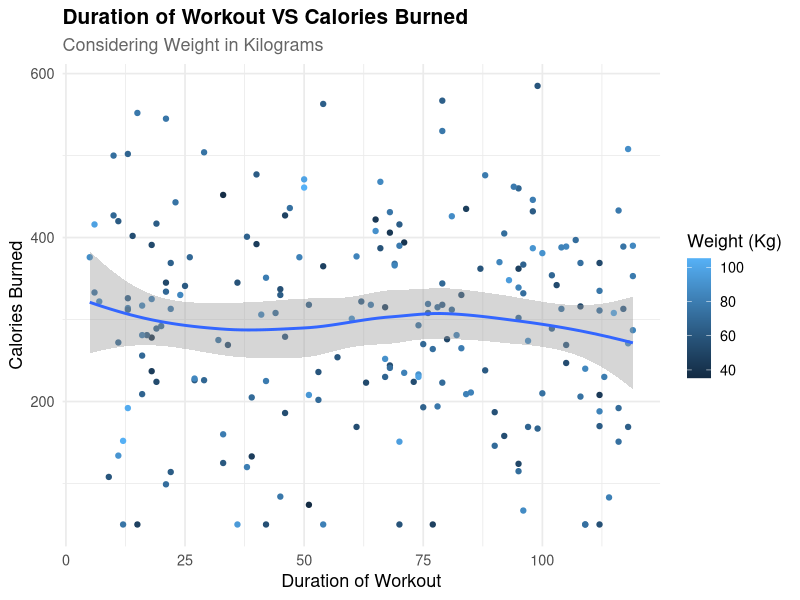
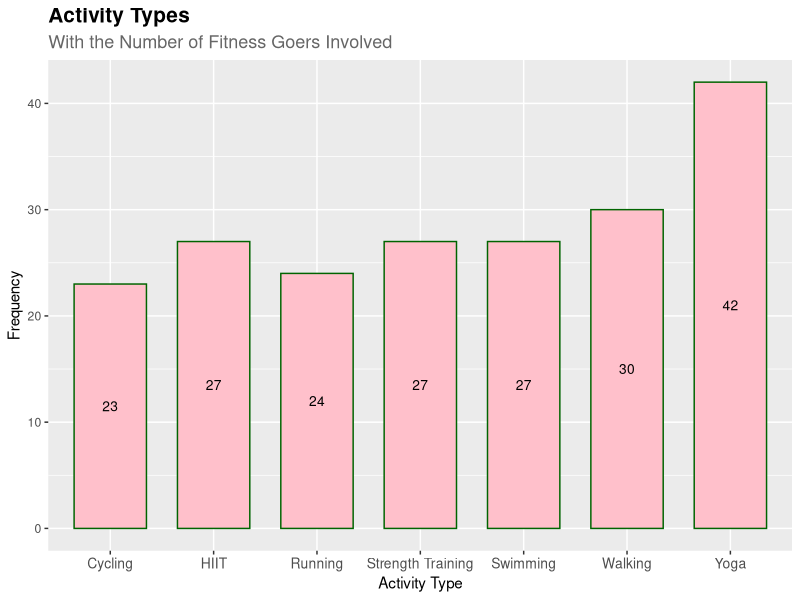

Write the R code that produced these figures, in order.
## ---- chunk 1
# load packages
library(dplyr)
library(readr)
library(ggplot2)
## ---- chunk 2
# read file
fitness <- read_csv("fitness_dataset.csv")

# initial inspection
glimpse(fitness)
head(fitness)
summary(fitness)
## ---- chunk 3
# average and median values of the program
avg_age <- mean(fitness$age)
avg_duration <- mean(fitness$duration_min)
avg_calories_burned <- mean(fitness$calories_burned)
avg_heart_rate <- mean(fitness$heart_rate_avg)
avg_steps <- mean(fitness$steps)
avg_sleep_hours <- mean(fitness$sleep_hours)
avg_weight <- mean(fitness$weight_kg)

median_age <- median(fitness$age)
median_duration <- median(fitness$duration_min)
median_calories_burned <- median(fitness$calories_burned)
median_heart_rate <- median(fitness$heart_rate_avg)
median_steps <- median(fitness$steps)
median_sleep_hours <- median(fitness$sleep_hours)
median_weight <- median(fitness$weight_kg)

# optional: print the values (for mean)
print(paste("The average age of participants joining the program is", format(avg_age, digits = 2)))
print(paste("The average duration (in minutes) undergone by participants joining the program is", format(avg_duration, digits = 2)))
print(paste("The average calories burned by the participants joining the program is", format(avg_calories_burned, digits = 3), "calories."))
print(paste("The average heart rate of the participants joining the program is", format(avg_heart_rate, digits = 3), "beats per minute."))
print(paste("The average number of steps acocmplished by the participants joining the program is", format(avg_steps, digits = 5), "steps."))
print(paste("The average sleeping hours of the participants joining the program is", avg_sleep_hours, "hours."))
print(paste("The average weight (in kilograms) of the participants joining the program is", avg_weight, "kilograms."))

# optional: print the values (for median)
print(paste("The median age of participants joining the program is", format(median_age, digits = 2)))
print(paste("The median duration (in minutes) undergone by participants joining the program is", format(median_duration, digits = 2)))
print(paste("The median calories burned by the participants joining the program is", format(median_calories_burned, digits = 3), "calories."))
print(paste("The median heart rate of the participants joining the program is", format(median_heart_rate, digits = 3), "beats per minute."))
print(paste("The median number of steps acocmplished by the participants joining the program is", format(median_steps, digits = 5), "steps."))
print(paste("The median sleeping hours of the participants joining the program is", median_sleep_hours, "hours."))
print(paste("The median weight (in kilograms) of the participants joining the program is", median_weight, "kilograms."))
## ---- chunk 4
# further insights
gender_count <- fitness %>%
    group_by(gender) %>%
    summarize(count = n())
gender_count

age_1 <- fitness %>%
  group_by(age) %>%
  filter(age < 18) %>%
  summarize(count = n())
age_1

act_type <- fitness %>%
  group_by(activity_type) %>%
  summarize(count = n())
act_type
## ---- chunk 5
# make vizualizations

viz1 <- ggplot(fitness, aes(x = duration_min,
                            y = calories_burned)) +
        geom_point(aes(color = weight_kg), 
                   alpha = 1) +  
        geom_smooth() +
        labs(title = "Duration of Workout VS Calories Burned",
             subtitle = "Considering Weight in Kilograms",
             x = "Duration of Workout", 
             y = "Calories Burned",
             color = "Weight (Kg)"
             ) +
        theme_minimal(base_size = 13) +
        theme(
            plot.title = element_text(face = "bold", size = 15),
            plot.subtitle = element_text(size = 13, color = "gray40")
        )
viz1

# vizualizations for previous analyses

viz2 <- ggplot(fitness, aes(x = activity_type)) +
        geom_bar(color = "darkgreen",
                 width = 0.7,
                 fill = "pink"
                 ) +
        geom_text(
          stat = "count",
          aes(label = after_stat(count)),
          position = position_stack(vjust = 0.5),
          size = 3.5,
          color = "black"
                 ) +
        labs(
          title = "Activity Types",
          subtitle = "With the Number of Fitness Goers Involved",
          x = "Activity Type",
          y = "Frequency"
            ) +
        theme(
          plot.title = element_text(face = "bold", size = 15),
          plot.subtitle = element_text(size = 13, color = "gray40"),
          axis.text.x = element_text(size = 10)
        )
viz2
